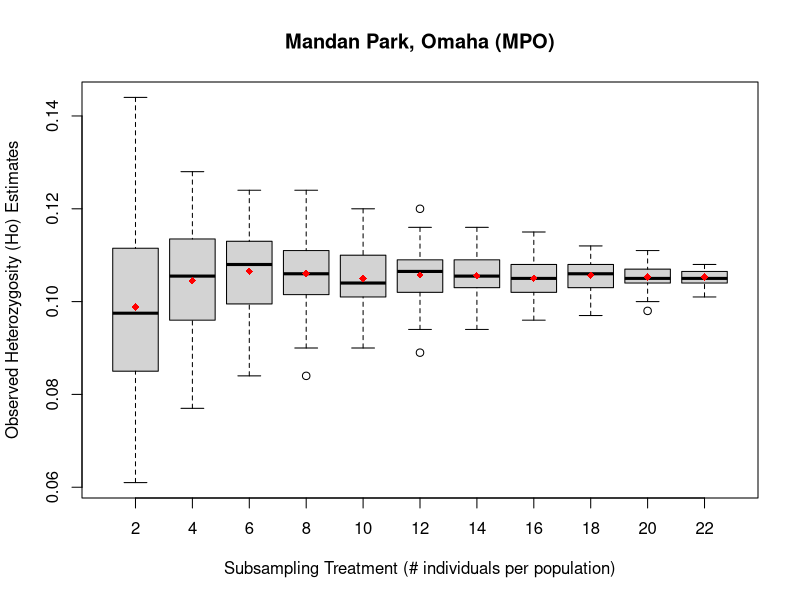

R code for this plot:
#####Example code for generating a boxplot, exactly as it should be entered into 'R'

setwd("/Users/jermaine/ISU_Projects/Webbhelix_Project/subproject--MinSampSize_for_Pop_Genomics/06_MinSampSize_Boxplots_InNOut_Files/Ho_Estimates")
SNP<-read.csv('MPO_Ho_SubSamp_Estimates_Boxplot_input.csv')
head(SNP)
boxplot(SNP$MPO.Ho.estimates~SNP$Subsampling.group, xlab='Subsampling Treatment (# individuals per population)', ylab='Observed Heterozygosity (Ho) Estimates', main='Mandan Park, Omaha (MPO)')
means <- tapply(SNP$MPO.Ho.estimates,SNP$Subsampling.group,mean)
points(means,col="red",pch=18)
#points(means,pch=3)

############################################################################################

#boxplot(SNP$SNP.error.rate~SNP$Parameter, xlab='Stacks parameter', ylab='SNP error rate', main='SNP')

#means <- tapply(SNP$SNP.error.rate,SNP$Parameter,mean)
#points(means,col="red",pch=18)
